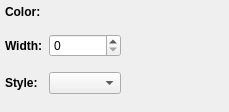
<?xml version="1.0" encoding="UTF-8"?>
<ui version="4.0">
 <class>Form</class>
 <widget class="QWidget" name="Form">
  <property name="geometry">
   <rect>
    <x>0</x>
    <y>0</y>
    <width>229</width>
    <height>112</height>
   </rect>
  </property>
  <property name="windowTitle">
   <string>Form</string>
  </property>
  <layout class="QGridLayout" name="gridLayout">
   <property name="verticalSpacing">
    <number>15</number>
   </property>
   <property name="margin">
    <number>5</number>
   </property>
   <item row="2" column="1">
    <widget class="QComboBox" name="combo_linestyle"/>
   </item>
   <item row="1" column="0">
    <widget class="QLabel" name="label_2">
     <property name="font">
      <font>
       <weight>75</weight>
       <bold>true</bold>
      </font>
     </property>
     <property name="text">
      <string>Width:</string>
     </property>
    </widget>
   </item>
   <item row="0" column="0">
    <widget class="QLabel" name="label">
     <property name="font">
      <font>
       <weight>75</weight>
       <bold>true</bold>
      </font>
     </property>
     <property name="text">
      <string>Color:</string>
     </property>
    </widget>
   </item>
   <item row="1" column="1">
    <widget class="QSpinBox" name="value_linewidth"/>
   </item>
   <item row="0" column="1">
    <widget class="QColorBox" name="color_color">
     <property name="sizePolicy">
      <sizepolicy hsizetype="Preferred" vsizetype="Minimum">
       <horstretch>0</horstretch>
       <verstretch>0</verstretch>
      </sizepolicy>
     </property>
     <property name="text">
      <string/>
     </property>
    </widget>
   </item>
   <item row="3" column="0">
    <spacer name="verticalSpacer">
     <property name="orientation">
      <enum>Qt::Vertical</enum>
     </property>
     <property name="sizeHint" stdset="0">
      <size>
       <width>20</width>
       <height>40</height>
      </size>
     </property>
    </spacer>
   </item>
   <item row="2" column="0">
    <widget class="QLabel" name="label_3">
     <property name="font">
      <font>
       <weight>75</weight>
       <bold>true</bold>
      </font>
     </property>
     <property name="text">
      <string>Style:</string>
     </property>
    </widget>
   </item>
   <item row="2" column="2">
    <spacer name="horizontalSpacer">
     <property name="orientation">
      <enum>Qt::Horizontal</enum>
     </property>
     <property name="sizeHint" stdset="0">
      <size>
       <width>40</width>
       <height>20</height>
      </size>
     </property>
    </spacer>
   </item>
  </layout>
 </widget>
 <customwidgets>
  <customwidget>
   <class>QColorBox</class>
   <extends>QLabel</extends>
   <header>glue.utils.qt.colors</header>
  </customwidget>
 </customwidgets>
 <resources/>
 <connections/>
</ui>
